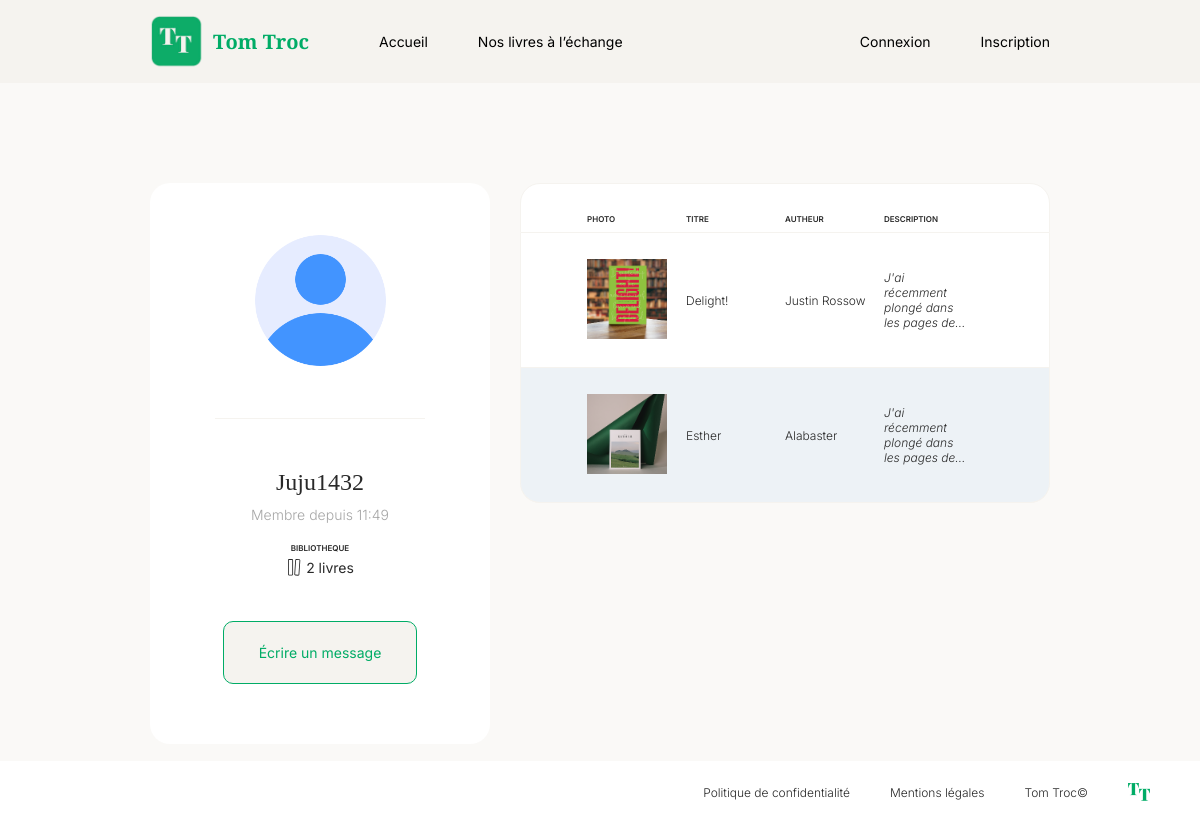
Page /index.php?page=compte_utilisateur&user_id=5 on the committed database.
### tables this page shows
CREATE TABLE `users` (
  `id` int NOT NULL,
  `pseudo` varchar(20) NOT NULL,
  `mail` varchar(255) NOT NULL,
  `password` varchar(255) NOT NULL,
  `avatar_file_name` varchar(50) NOT NULL,
  `created_at` datetime NOT NULL
);

CREATE TABLE `books` (
  `id` int NOT NULL,
  `title` varchar(50) NOT NULL,
  `author` varchar(50) NOT NULL,
  `comment` longtext NOT NULL,
  `disponibility` varchar(20) NOT NULL,
  `image_file_name` varchar(50) NOT NULL,
  `user_id` int NOT NULL,
  `created_at` datetime NOT NULL
);

### Controllers/AccountController.php (called while the page is built, shortened)
<?php
class AccountController
{
    public function getUserAccountPage()
    {
        $user_id = isset($_GET["user_id"]) ? (int) $_GET["user_id"] : null;
        try {
            $userRepository = new UserRepository();
            $user_account = $userRepository->getById($user_id);
        } catch (Exception $e) {
            Redirect::to("404");
            return;
        }
        $bookRepository = new BookRepository();
        $createdBooksCount = $bookRepository->getUserCreatedBooksCount($user_account->getId());
        $user_account->setCreatedBooksCount($createdBooksCount);
        require_once(__DIR__ . "/../Views/user_account.php");
    }
}

### index.php (called while the page is built, shortened)
<?php
require_once(__DIR__ . "/autoload.php");
$router = new Router();
$router->routing();

### autoload.php (called while the page is built, shortened)
<?php
spl_autoload_register(function ($class) {
    $directories = [
        __DIR__ . '/Models/',
        __DIR__ . '/Controllers/',
        __DIR__ . '/Services/',
        __DIR__ . '/Utils/',
        __DIR__ . '/Repositories/',
    ];
    foreach ($directories as $directory) {
        $file = $directory . $class . '.php';
        if (file_exists($file)) {
            return;
        }
    }
});

### Utils/Database.php (called while the page is built)
<?php
class Database
{
    private ?PDO $pdo = null;
    public function __construct()
    {
        if (!$this->pdo) {
            $this->pdo = new PDO(
                "mysql:host=localhost;dbname=tom_troc;charset=utf8",
                "root",
                "root"
            );
        }
    }
    public function getPDO()
    {
        return $this->pdo;
    }
}

### Repositories/UserRepository.php (called while the page is built, shortened)
<?php
class UserRepository
{
    public PDO $pdo;
    public function __construct()
    {
        $this->pdo = (new Database())->getPDO();
    }
    public function getById(int $id): User
    {
        $stmt = $this->pdo->prepare("SELECT * FROM users WHERE id=:id");
        $stmt->execute([':id' => $id]);
        $result = $stmt->fetch();
        $user = new User();
        $user->setId($result["id"]);
        $user->setPseudo($result["pseudo"]);
        $user->setMail($result["mail"]);
        $user->setPassword($result["password"]);
        $user->setAvatarFileName($result["avatar_file_name"]);
        $user->setCreatedAt(new DateTime($result["created_at"]));
        $bookRepository = new BookRepository();
        $books = $bookRepository->getUserBookList($user->getId());
        $user->setBooks($books);
        $messageRepository = new MessageRepository();
        $unreadMessagesCount = $messageRepository->getUnreadMessagesCount($user->getId());
        $user->setUnreadMessagesCount($unreadMessagesCount);
        return $user;
    }
}

### Models/User.php (called while the page is built, shortened)
<?php
class User
{
    private string $id;
    private string $pseudo;
    private string $avatar_file_name;
    private array $books;
    private DateTime $created_at;
    private int $created_books_count;
    public function getId()
    {
        return (int) $this->id;
    }
    public function setId(int $id)
    {
        $this->id = $id;
    }
    public function getPseudo()
    {
        return $this->pseudo;
    }
    public function setPseudo(string $pseudo)
    {
        $this->pseudo = $pseudo;
    }
    public function getAvatarFileName()
    {
        return $this->avatar_file_name;
    }
    public function setAvatarFileName(string $avatar_file_name)
    {
        $this->avatar_file_name = $avatar_file_name;
    }
    public function getBooks(): array
    {
        return $this->books;
    }
    public function setBooks(array $books)
    {
        $this->books = $books;
    }
    public function getCreatedAt()
    {
        return $this->created_at;
    }
    public function setCreatedAt(DateTime $created_at)
    {
        $this->created_at = $created_at;
    }
    public function getCreatedBooksCount()
    {
        return $this->created_books_count;
    }
    public function setCreatedBooksCount(int $created_books_count)
    {
        $this->created_books_count = $created_books_count;
    }
}

### Repositories/BookRepository.php (called while the page is built, shortened)
<?php
class BookRepository
{
    public PDO $pdo;
    public function __construct()
    {
        $this->pdo = (new Database())->getPDO();
    }
    public function getUserBookList(int $userId): array
    {
        $stmt = $this->pdo->prepare("SELECT * from books WHERE user_id=:user_id;");
        $stmt->execute([":user_id" => $userId]);
        $results = $stmt->fetchAll();
        $books = [];
        foreach ($results as $book) {
            $userBook = new Book();
            $userBook->setId($book["id"]);
            $userBook->setTitle($book["title"]);
            $userBook->setAuthor($book["author"]);
            $userBook->setComment($book["comment"]);
            $userBook->setDisponibility($book["disponibility"]);
            $userBook->setImageFileName($book["image_file_name"]);
            $userBook->setCreatedAt(new DateTime($book["created_at"]));
            $books[] = $userBook;
        }
        return $books;
    }
    public function getUserCreatedBooksCount(int $userId): int
    {
        $stmt = $this->pdo->prepare("SELECT count(*) AS count from books WHERE user_id = :user_id");
        $stmt->execute([
            ":user_id" => $userId
        ]);
        $result = $stmt->fetch();
        return $result['count'];
    }
}

### Repositories/MessageRepository.php (called while the page is built, shortened)
<?php
class MessageRepository
{
    public PDO $pdo;
    public function __construct()
    {
        $this->pdo = (new Database())->getPDO();
    }
    public function getLastMessage(int $discussion_id): ?Message
    {
        $stmt = $this->pdo->prepare("SELECT * from messages WHERE discussion_id = :discussion_id ORDER BY send_at DESC LIMIT 1");
        $stmt->execute([
            ":discussion_id" => $discussion_id
        ]);
        $result = $stmt->fetch();
        $message = new Message();
        $message->setId($result["id"]);
        $message->setContent($result["content"]);
        $message->setSendAt(new DateTime($result["send_at"]));
        $message->setFromUserId($result["from_user_id"]);
        $message->setIsRead($result["is_read"]);
        return $message;
    }
    public function getUnreadMessagesCount(int $userId): int
    {
        $stmt = $this->pdo->prepare("SELECT discussions.id FROM user_discussion INNER JOIN discussions ON user_discussion.discussion_id = discussions.id WHERE user_discussion.user_id = :user_id");
        $stmt->execute([
            ":user_id" => $userId
        ]);
        $results = $stmt->fetchAll();
        $counter = 0;
        foreach ($results as $result) {
            $lastMessage = $this->getLastMessage($result["id"]);
        }
        return $counter;
    }
}

### Models/Message.php (called while the page is built, shortened)
<?php
class Message
{
    private bool $isRead;
    public function getIsRead()
    {
        return $this->isRead;
    }
    public function setIsRead(bool $isRead)
    {
        $this->isRead = $isRead;
    }
}

### Utils/DateFormater.php (called while the page is built, shortened)
<?php
class DateFormater
{
    public static function format(DateTime $date)
    {
        $now = new DateTime('now');
        $difference = $now->diff($date);
        return $date->setTimezone(new DateTimeZone('Europe/Paris'))->format("H:i");
    }
}

### Models/Book.php (called while the page is built, shortened)
<?php
class Book
{
    private string $id;
    private string $title;
    private string $author;
    private string $comment;
    private string $image_file_name;
    public function getId()
    {
        return $this->id;
    }
    public function setId(int $id)
    {
        $this->id = $id;
    }
    public function getTitle()
    {
        return $this->title;
    }
    public function setTitle(string $title)
    {
        $this->title = $title;
    }
    public function getAuthor()
    {
        return $this->author;
    }
    public function setAuthor(string $author)
    {
        $this->author = $author;
    }
    public function getComment()
    {
        return $this->comment;
    }
    public function setComment(string $comment)
    {
        $this->comment = $comment;
    }
    public function getImageFileName()
    {
        return $this->image_file_name;
    }
    public function setImageFileName(string $image_file_name)
    {
        $this->image_file_name = $image_file_name;
    }
}

### Views/user_account.php (the view)
<?php
include_once(__DIR__ . "/../Layout/header.php");
?>
<section class="user_account_section">
    <div class="user_account_section_resume">
        <img class="avatar_img" src="./Public/Uploads/Avatars/<?= isset($user_account) ? $user_account->getAvatarFileName() : null ?>" alt="">
        <div class="separator"></div>
        <div class="user_account_section_user_info_wrapper">
            <p class="pseudo"><?= isset($user_account) ? htmlspecialchars($user_account->getPseudo()) : "" ?></p>
            <p class="user_registered_since">
                Membre depuis
                <?= isset($user_account) ? DateFormater::format($user_account->getCreatedAt()) : "" ?>
            </p>
            <p class="library">bibliotheque</p>
            <div class="books_count_wrapper">
                <img src="./Public/Assets/Icons/books_icon.svg" alt="">
                <p class="books_count"><?= isset($user_account) ? $user_account->getCreatedBooksCount() : "" ?> livre<?= isset($user_account) && $user_account->getCreatedBooksCount() > 1 ? "s" : "" ?></p>
            </div>
        </div>
        <a href="./index.php?page=messagerie&utilisateur_id=<?= isset($user_account) ? $user_account->getId() : "" ?>" class="main_button send_message_button">Écrire un message</a>
    </div>
    <div class="book_section_wrapper">
        <div class="array_header">
            <div class="array_header_box">
                <p>PHOTO</p>
            </div>
            <div class="array_header_box">
                <p>TITRE</p>
            </div>
            <div class="array_header_box">
                <p>AUTHEUR</p>
            </div>
            <div class="array_header_box">
                <p>DESCRIPTION</p>
            </div>
        </div>
        <?php if (isset($user_account) && count($user_account->getBooks())): ?>
            <?php foreach ($user_account->getBooks() as $index => $book) : ?>
                <a href="./index.php?page=livre&id=<?= isset($book) ? $book->getId() : '' ?>" class="array_row <?= ($index % 2) ? 'colored_background' : '' ?>">
                    <div class="array_row_box">
                        <img class="image" src="./Public/Uploads/Books/<?= $book->getImageFileName() ?>" alt="">
                    </div>
                    <div class="array_row_box">
                        <p class="title"><?= htmlspecialchars($book->getTitle()) ?></p>
                    </div>
                    <div class="array_row_box">
                        <p class="author"><?= htmlspecialchars($book->getAuthor()) ?></p>
                    </div>
                    <div class="array_row_box comment">
                        <p><?= htmlspecialchars($book->getComment()) ?></p>
                    </div>
                </a>
            <?php endforeach; ?>
        <?php else : ?>
            <div class="array_row no_books">
                Aucuns livres enregistrés
            </div>
        <?php endif; ?>
    </div>
</section>
<?php
include_once(__DIR__ . "/../Layout/footer.php");
?>

### styles.css (style rules this page uses)
* { box-sizing: border-box; }
body { margin: 0; padding: 0; max-width: 1440px; margin: auto; }
.main_button { border: none; background-color: #00ac66; cursor: pointer; padding: 22px 40px; color: white; border-radius: 10px; font-size: 16px; text-decoration: none; font-family: "Inter", sans-serif; transition: background-color 0.3s ease; }
.user_account_section { background-color: #faf9f7; padding: 100px 150px 17px; display: flex; flex-direction: row; align-items: flex-start; gap: 30px; }
.user_account_section .user_account_section_resume { display: flex; flex-direction: column; align-items: center; background-color: #ffffff; min-width: 340px; padding: 50px 65px; border-radius: 20px; flex: 1; }
.user_account_section .user_account_section_resume .avatar_img { border-radius: 50%; overflow: hidden; width: 135px; height: 135px; object-fit: cover; }
.user_account_section .user_account_section_resume .separator { width: 100%; max-width: 250px; height: 1px; background-color: #f5f3ef; margin: 50px auto; }
.user_account_section .user_account_section_resume .user_account_section_user_info_wrapper .pseudo { font-family: "Playfair Display", serif; text-align: center; font-size: 24px; margin: 0 auto 10px; font-weight: 400; color: #292929; }
.user_account_section .user_account_section_resume .user_account_section_user_info_wrapper .user_registered_since { font-family: "Inter", sans-serif; text-align: center; font-size: 14px; color: #a6a6a6; font-weight: 300; margin-bottom: 20px; margin-top: 10px; }
.user_account_section .user_account_section_resume .user_account_section_user_info_wrapper .library { font-family: "Inter", sans-serif; text-align: center; font-size: 8px; font-weight: 600; text-transform: uppercase; color: #292929; margin-bottom: 6px; }
.user_account_section .user_account_section_resume .user_account_section_user_info_wrapper .books_count_wrapper { display: flex; flex-direction: row; justify-content: center; column-gap: 3px; flex-wrap: nowrap; }
.user_account_section .user_account_section_resume .user_account_section_user_info_wrapper .books_count { margin: 0; font-family: "Inter", sans-serif; font-size: 14px; color: #292929; }
.user_account_section .user_account_section_resume .books_count_wrapper img { width: 17px; height: 17px; object-fit: contain; }
.send_message_button { width: fit-content; background-color: #f5f3ef; color: #00ac66; border: 1px solid #00ac66; padding: 22px 35px; border-radius: 10px; font-family: "Inter", sans-serif; font-size: 14px; text-decoration: none; margin-top: 45px; margin-bottom: 10px; }
.book_section_wrapper .array_header, .book_section_wrapper .array_row { display: flex; flex-direction: row; align-items: center; text-decoration: none; justify-content: space-between; padding: 30px 20px; color: #292929; }
.book_section_wrapper { margin-bottom: 50px; width: 100%; }
.book_section_wrapper .array_header { border-top-left-radius: 20px; border-top-right-radius: 20px; background-color: #fff; }
.book_section_wrapper .array_row { border-left: 1px solid #f5f3ef; border-right: 1px solid #f5f3ef; border-bottom: 1px solid #f5f3ef; }
.book_section_wrapper .array_header .array_header_box, .book_section_wrapper .array_row .array_row_box { flex: 1; width: 1/6; font-family: Inter; font-weight: 600; font-size: 8px; }
.book_section_wrapper .array_header .array_header_box.comment, .book_section_wrapper .array_row .array_row_box.comment { font-style: italic; }
.book_section_wrapper .array_header { padding: 30px 66px 8px 66px; border: 1px solid #f5f3ef; }
.book_section_wrapper .array_header p { margin: 0; }
.book_section_wrapper .array_row { background-color: #fff; padding: 25px 66px 25px 66px; }
.book_section_wrapper .array_row .array_row_box { font-family: Inter; font-weight: 300; font-size: 12px; padding-right: 4%; }
.book_section_wrapper .array_row .array_row_box p { display: -webkit-box; line-clamp: 4; -webkit-box-orient: vertical; -webkit-line-clamp: 4; overflow: hidden; }
.book_section_wrapper .array_row .image { width: 80px; height: 80px; object-fit: cover; }
.book_section_wrapper .array_row.colored_background { background-color: #edf2f6; }
.book_section_wrapper .array_row:last-child { border-bottom-left-radius: 20px; border-bottom-right-radius: 20px; }

### rows in the picture
users: avatar_file_name (placeholder picture), pseudo "Juju1432"
books: image_file_name (picture), title "Delight!", author "Justin Rossow", comment "J'ai récemment plongé dans les pages…"
books: image_file_name (picture), title "Esther", author "Alabaster", comment "J'ai récemment plongé dans les pages…"

### other values in the picture
DateFormater::format($user_account->getCreatedAt()) "11:49"
$user_account->getCreatedBooksCount() "2"
